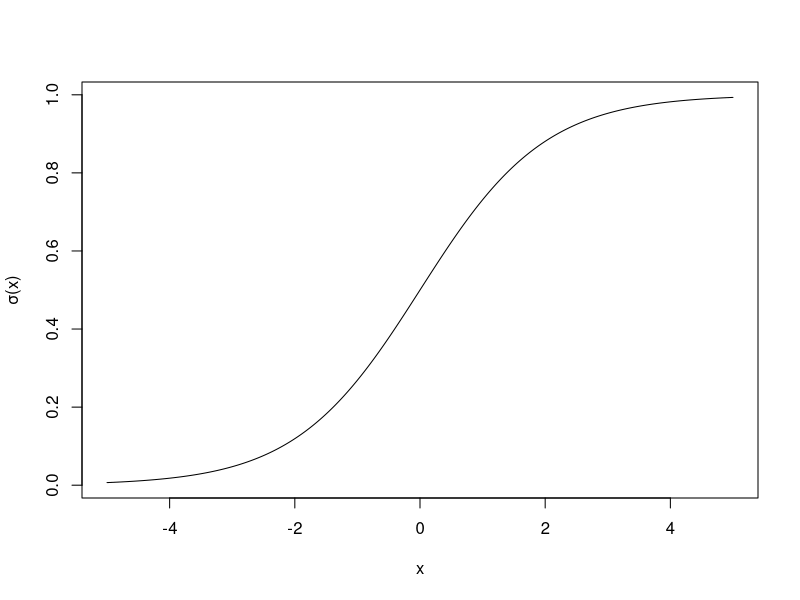
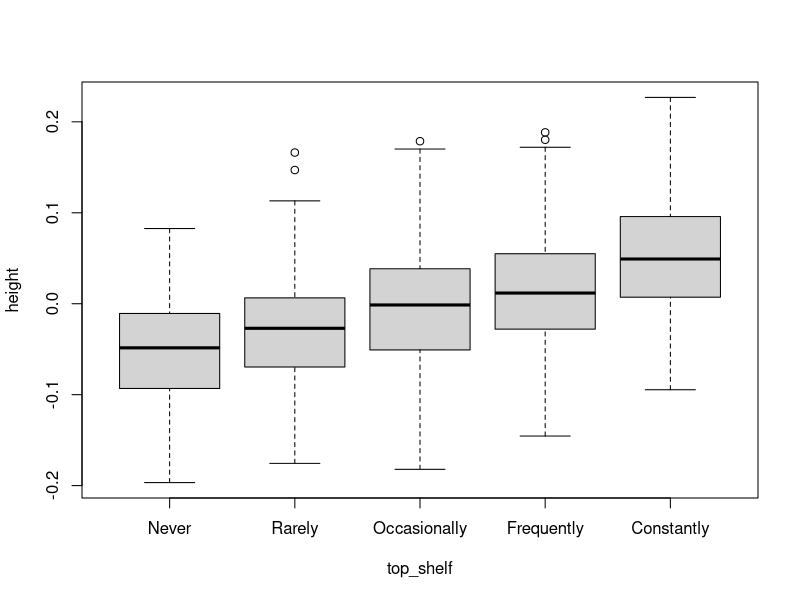
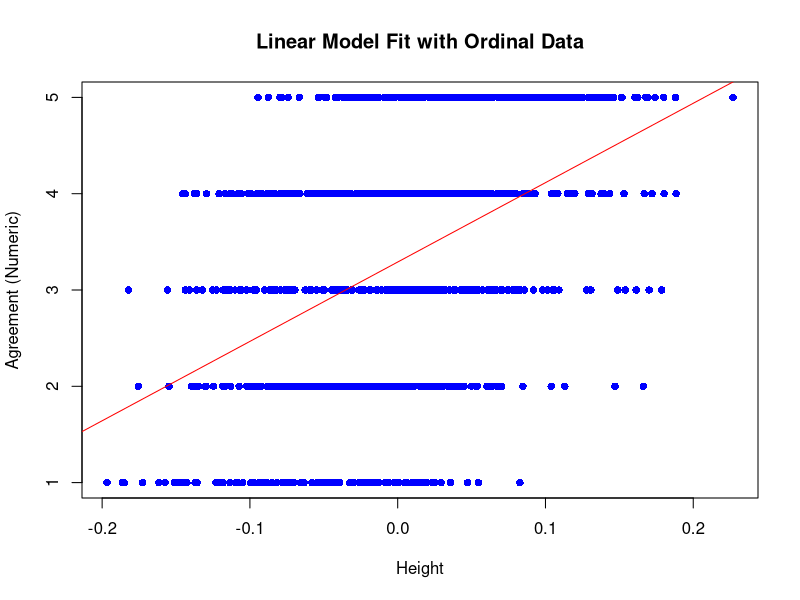
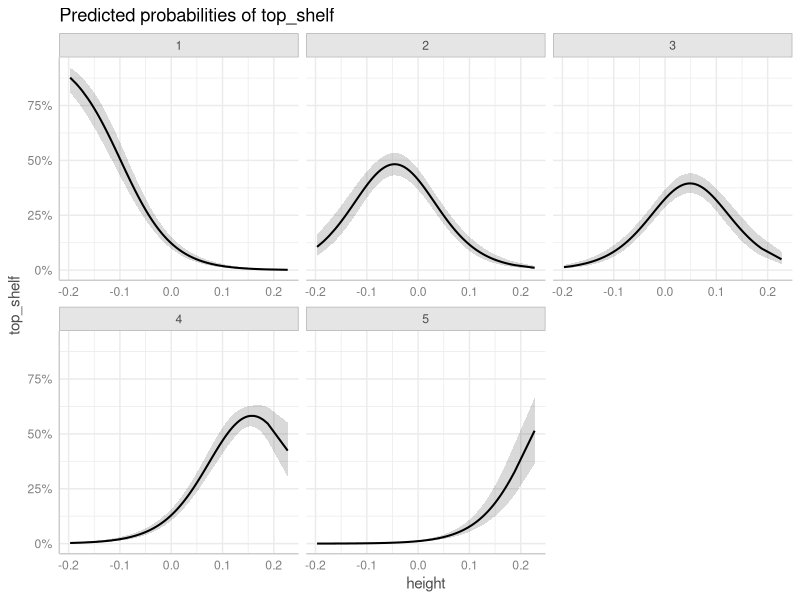
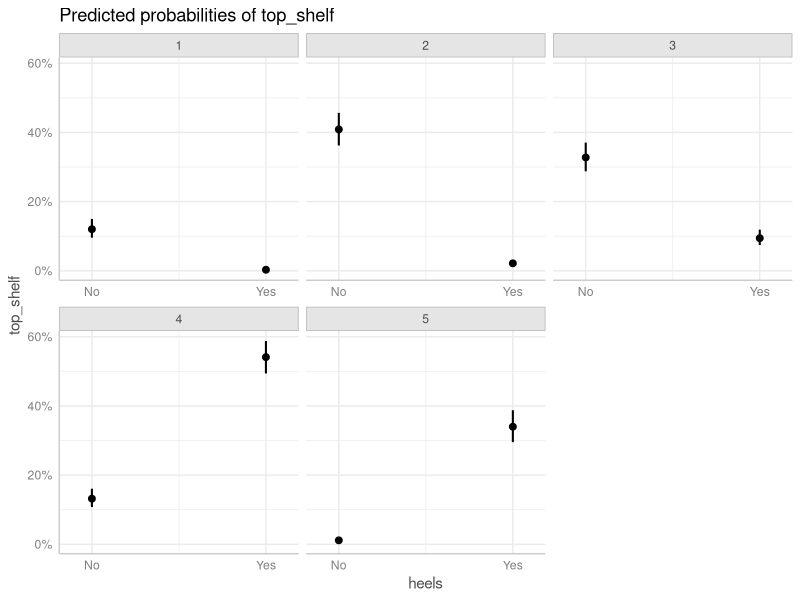
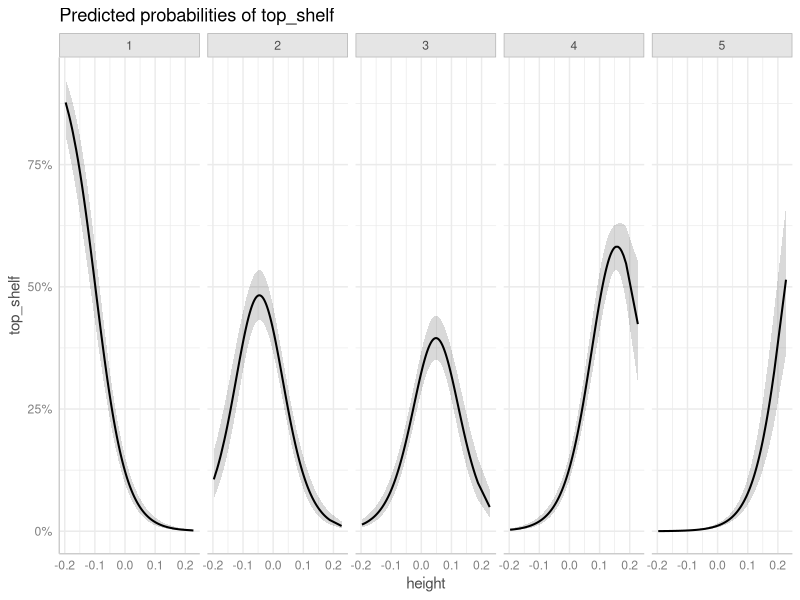
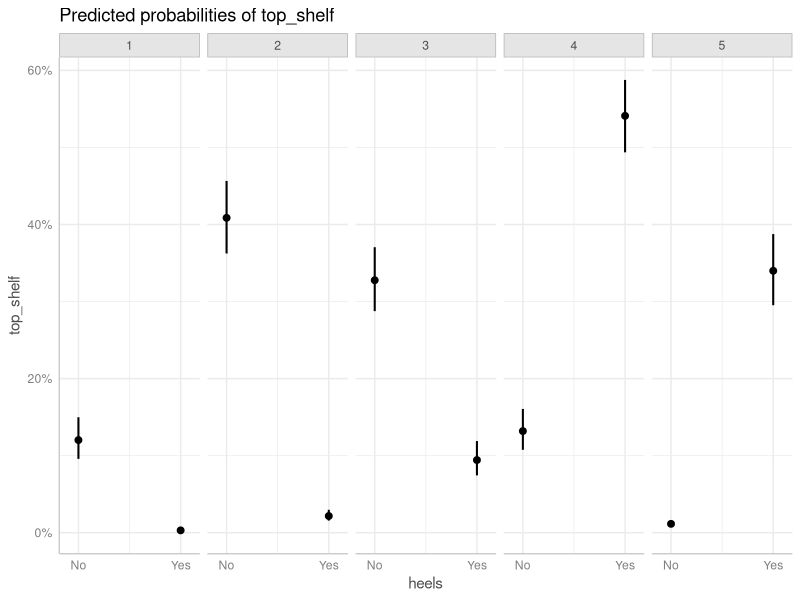
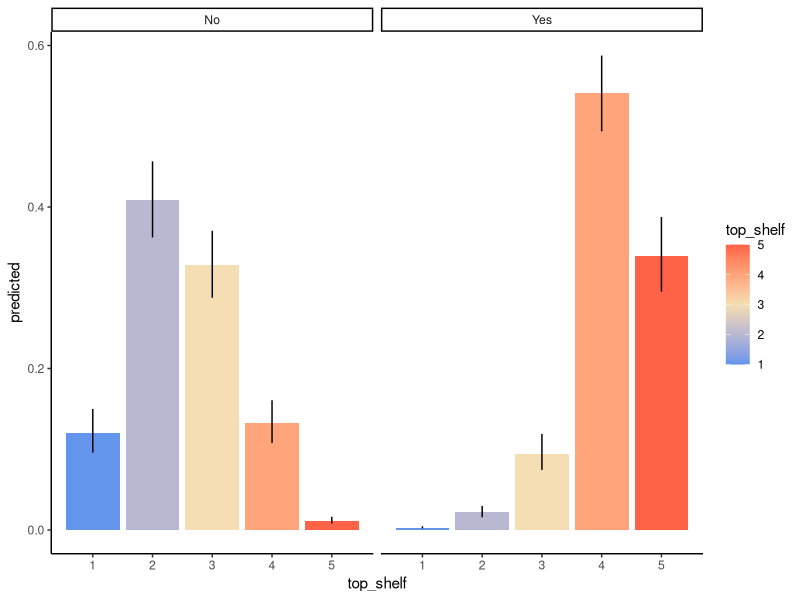

These figures' R source, in order: (Note: this script raises an error after producing the figures.)
## ---- chunk 1
x <- seq(-5, 5, l = 1000)
plot(plogis(x) ~ x, ylab = 'σ(x)', type = 'l')
## ---- chunk 2
set.seed(123) # So that we all have the same random data
ndata <- 1000
cont <- rnorm(ndata, sd = 0.07)
categ_effs <- c('A' = 0.5, 'B' = 0.6)
categ <- sample(names(categ_effs), ndata, replace = T)
latent_var <- 1.65 + 0.5*cont + categ_effs[categ] + rnorm(100, sd = 0.05)
data <- data.frame(
  height = cont,
  heels = factor(categ,
                     levels = c('A', 'B'),
                     labels = c('No', 'Yes')),
  top_shelf = cut(latent_var,
                  breaks = c(-Inf, quantile(latent_var,
                                            probs = c(0.1, 0.3, 0.5, 0.8)),
                             Inf),
                  labels = c('Never',
                             'Rarely',
                             'Occasionally',
                             'Frequently',
                             'Constantly'))
)
head(data)
## ---- chunk 3
boxplot(height ~ top_shelf, data = data)
## ---- chunk 4
# Convert agreement to numeric for plotting
data$top_shelf_num <- as.numeric(data$top_shelf)

# Fit linear model
mod.lin <- lm(top_shelf_num ~ height, data = data)

# Plot regression line on raw ordinal data
plot(top_shelf_num ~ height, data = data,
     xlab = "Height", ylab = "Agreement (Numeric)",
     main = "Linear Model Fit with Ordinal Data",
     pch = 16, col = "blue")
# Add linear regression line
abline(mod.lin, col = "red")
## ---- chunk 5
library(ordinal)
mod <- clm(top_shelf ~ height * heels, data = data)
summary(mod)
## ---- chunk 6
nominal_test(mod)
## ---- chunk 7
mod.ppo <- clm(top_shelf ~ heels + height:heels, nominal = ~ height, data = data)
summary(mod.ppo)
## ---- chunk 8
anova(mod.ppo, mod)
## ---- chunk 9
library(ggplot2)
library(ggeffects)
## ---- chunk 10
preds_con <- ggpredict(mod, terms = c("height [all]"))
plot(preds_con)
## ---- chunk 11
# Generate predicted probabilities
preds_cat <- ggpredict(mod, terms = c("heels"))
plot(preds_cat)
## ---- chunk 12
plot(preds_con) + facet_wrap(~response.level, nrow = 1)
plot(preds_cat) + facet_wrap(~response.level, nrow = 1)
## ---- chunk 13
preds <- ggpredict(mod, terms = c("heels"))
df <- as.data.frame(preds,
                    terms_to_colnames = T) # This is important to include! Otherwise the column names won't correspond to your variable names
head(df)
## ---- chunk 14
ggplot(df, aes(y = predicted, x = top_shelf, fill = top_shelf)) +
  geom_col(position = position_dodge()) +
  geom_errorbar(aes(ymin = conf.low, ymax = conf.high),
                width = 0) +
  facet_wrap(~heels, nrow = 1) +
  scale_fill_gradientn(colours = c('cornflowerblue', 'wheat', 'tomato')) +
  theme_classic()
## ---- chunk 15
preds <- ggpredict(mod, terms = c("height [all]"))
df <- as.data.frame(preds,
                    terms_to_colnames = T) # This is important to include!
ggplot(df, aes(x = height, y = predicted, group = top_shelf)) +
  geom_ribbon(aes(ymin = conf.low, ymax = conf.high, fill = top_shelf),
              alpha = 0.5) +
  geom_line() +
  scale_fill_gradientn(colours = c('cornflowerblue', 'wheat', 'tomato')) +
  theme_classic()
## ---- chunk 16
set.seed(123)
n_ptpts <- 100
ptpt_dfs <- list()
for (ptpt_n in seq_len(n_ptpts)) {
  ptpt_intercept <- rnorm(2, sd = 0.07)
  cont <- 1.65 + ptpt_intercept + sort(rnorm(n_obs_per, sd = 0.6))
  ptpt_dfs[[ptpt_n]] <- data.frame(
    ptpt = ptpt_n,
    height = cont,
    latent_var = cont + rnorm(2, sd = 0.05)
  ) 
} 
data <- do.call(rbind, ptpt_dfs)
data$top_shelf = cut(data$latent_var,
                     breaks = c(-Inf, quantile(data$latent_var,
                                               probs = c(0.1, 0.2, 0.4, 0.8)),
                                Inf),
                     labels = c('Strongly disagree',
                                'Disagree',
                                'Neutral',
                                'Agree',
                                'Strongly agree'))
head(data)
## ---- chunk 17
mod.me <- clmm(top_shelf ~ height + (1|ptpt), data = data)
summary(mod.me)
